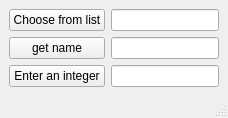
<?xml version="1.0" encoding="UTF-8"?>
<ui version="4.0">
 <class>MainWindow</class>
 <widget class="QMainWindow" name="MainWindow">
  <property name="windowTitle">
   <string>Input Dialog demo</string>
  </property>
  <widget class="QWidget" name="centralwidget">
   <layout class="QGridLayout" name="gridLayout">
    <item row="0" column="0">
     <widget class="QPushButton" name="btn_list">
      <property name="text">
       <string>Choose from list</string>
      </property>
     </widget>
    </item>
    <item row="0" column="1">
     <widget class="QLineEdit" name="line_list"/>
    </item>
    <item row="1" column="0">
     <widget class="QPushButton" name="btn_name">
      <property name="text">
       <string>get name</string>
      </property>
     </widget>
    </item>
    <item row="1" column="1">
     <widget class="QLineEdit" name="line_name"/>
    </item>
    <item row="2" column="0">
     <widget class="QPushButton" name="btn_integer">
      <property name="text">
       <string>Enter an integer</string>
      </property>
     </widget>
    </item>
    <item row="2" column="1">
     <widget class="QLineEdit" name="line_integer"/>
    </item>
   </layout>
  </widget>
  <widget class="QMenuBar" name="menubar"/>
  <widget class="QStatusBar" name="statusbar"/>
 </widget>
 <resources/>
 <connections/>
</ui>
